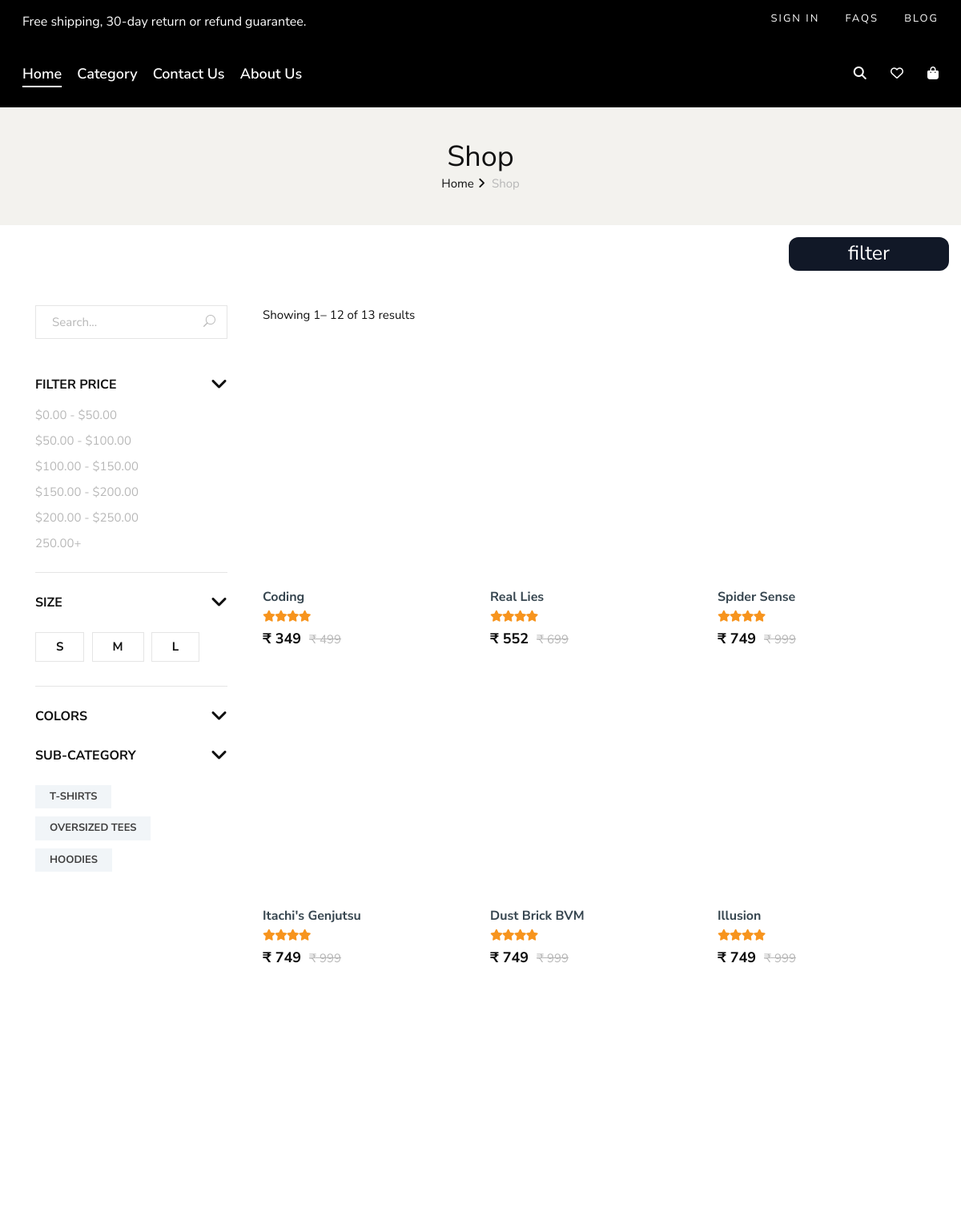
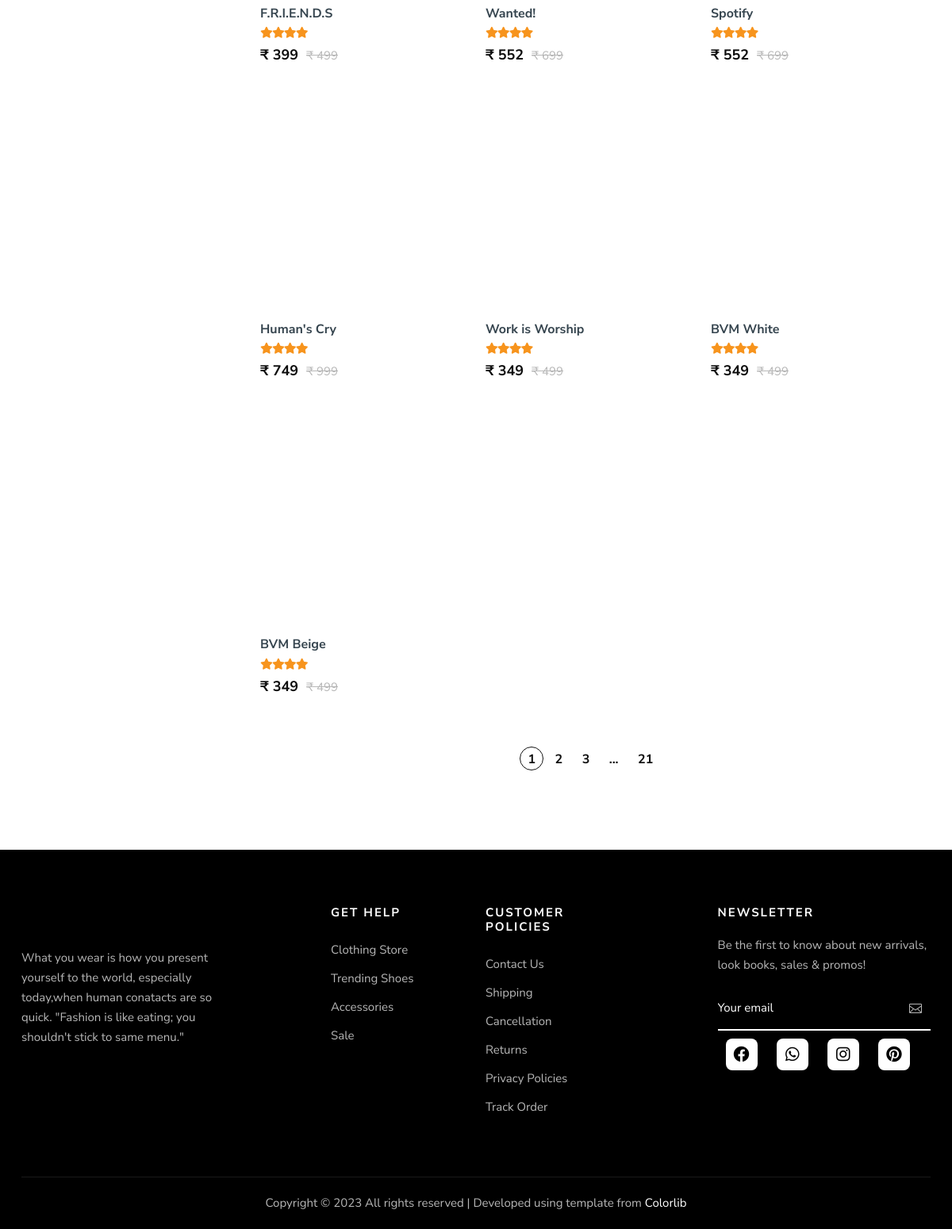
The page /shop.php on the database its author committed (2 pictures, top to bottom).
### tables this page shows
CREATE TABLE IF NOT EXISTS `subcat` (
  `id` int(10) NOT NULL AUTO_INCREMENT,
  `name` varchar(50) NOT NULL,
  `cat_id` int(10) NOT NULL,
  `image` varchar(50) NOT NULL,
  PRIMARY KEY (`id`),
  UNIQUE KEY `id` (`id`),
  KEY `FK_sub_cat` (`cat_id`)
);

CREATE TABLE IF NOT EXISTS `product` (
  `id` int(10) NOT NULL AUTO_INCREMENT,
  `name` varchar(255) NOT NULL,
  `price` int(20) NOT NULL,
  `quantity` int(20) NOT NULL,
  `description` text NOT NULL,
  `discount` int(3) NOT NULL,
  `cat_id` int(10) NOT NULL,
  `subcat_id` int(10) NOT NULL,
  PRIMARY KEY (`id`),
  KEY `FK_product_cat` (`cat_id`),
  KEY `FK_product_sub` (`subcat_id`)
);

### shop.php (the view, shortened to what this page needs)
<?php include("components/header.php"); ?>
<section class="breadcrumb-option text-center">
    <div class="container">
        <div class="row">
            <div class="col-lg-12">
                <div class="breadcrumb__text">
                    <h2>Shop</h2>
                    <div class="breadcrumb__links">
                        <a href="./index">Home</a>
                        <span>Shop</span>
                    </div>
                </div>
            </div>
        </div>
    </div>
</section>
<button class="filter" id="btnfltr" onclick="openFil()"
    style="background-color: #111827; border: 1px solid transparent; border-radius: .75rem; box-sizing: border-box; color: #FFFFFF; font-size: 25px; width: 200px; float: right; margin-top: 15px; margin-right: 15px;">filter</button>
<section class="shop spad">
    <div class="container-fluid">
        <div class="row">
            <div class="col-lg-3">
                <div class="shop__sidebar">
                    <div class="shop__sidebar__search">
                        <form action="" method="POST">
                            <input type="text" placeholder="Search...">
                            <button type="submit"><span class="icon_search"></span></button>
                        </form>
                    </div>
                    <div class="shop__sidebar__accordion">
                        <div class="accordion" id="accordionExample">
                            <div class="card">
                                <div class="card-heading">
                                    <a data-toggle="collapse" data-target="#collapseThree">Filter Price</a>
                                </div>
                                <div id="collapseThree" class="collapse show" data-parent="#accordionExample">
                                    <div class="card-body">
                                        <div class="shop__sidebar__price">
                                            <ul>
                                                <li><a href="#">$0.00 - $50.00</a></li>
                                                <li><a href="#">$50.00 - $100.00</a></li>
                                                <li><a href="#">$100.00 - $150.00</a></li>
                                                <li><a href="#">$150.00 - $200.00</a></li>
                                                <li><a href="#">$200.00 - $250.00</a></li>
                                                <li><a href="#">250.00+</a></li>
                                            </ul>
                                        </div>
                                    </div>
                                </div>
                            </div>
                            <div class="card">
                                <div class="card-heading">
                                    <a data-toggle="collapse" data-target="#collapseFour">Size</a>
                                </div>
                                <div id="collapseFour" class="collapse show" data-parent="#accordionExample">
                                    <div class="card-body">
                                        <div class="shop__sidebar__size">
                                            <label for="sm">s
                                            </label>
                                            <label for="md">m
                                            </label>
                                            <label for="l">l
                                            </label>
                                        </div>
                                    </div>
                                </div>
                            </div>
                            <div class="card">
                                <div class="card-heading">
                                    <a data-toggle="collapse" data-target="#collapseFive">Colors</a>
                                </div>
                            </div>
                            <div class="card">
                                <div class="card-heading">
                                    <a data-toggle="collapse" data-target="#collapseSix">Sub-Category</a>
                                </div>
                                <div id="collapseSix" class="collapse show" data-parent="#accordionExample">
                                    <div class="card-body">
                                        <div class="shop__sidebar__tags">
                                            <?php
                                            if ($catid = isset($_REQUEST['cat_id'])) {
                                                $subquery = 'SELECT * FROM subcat WHERE cat_id=' . $catid . '';
                                                if ($result = mysqli_query($conn, $subquery)) {
                                                    while ($row = mysqli_fetch_assoc($result)) {
                                                        ?>
                                                        <a href="shop?cat_id=<?= $row['cat_id'] ?>&sub_id=<?= $row['id'] ?>"><?php
                                                            echo $row['name'] ?></a>
                                                        <?php
                                                    }
                                                }
                                            } else {
                                                $query = 'SELECT * FROM subcat';
                                                if ($result = mysqli_query($conn, $query)) {
                                                    while ($row = mysqli_fetch_assoc($result)) {
                                                        ?>
                                                        <a href="shop?cat_id=<?= $row['cat_id'] ?>&sub_id=<?= $row['id'] ?>"><?php
                                                            echo $row['name'] ?></a>
                                                        <?php
                                                    }
                                                }
                                            }
                                            ?>
                                        </div>
                                    </div>
                                </div>
                            </div>
                        </div>
                    </div>
                </div>
            </div>
            <div class="col-lg-9">
                <div class="shop__product__option">
                    <div class="row">
                        <div class="col-lg-6 col-md-6 col-sm-6">
                            <div class="shop__product__option__left">
                                <?php
                                if ((isset($_REQUEST['sub_id'])) && ($subcat = $_REQUEST['sub_id'])) {
                                    $titlequery = 'SELECT COUNT(id)as totalproduct FROM product WHERE subcat_id=' . $subcat . '';
                                    if ($result = mysqli_query($conn, $titlequery)) {
                                        $totalproduct = mysqli_fetch_assoc($result);
                                    }
                                } else if ((isset($_REQUEST['cat_id'])) && ($catid = $_REQUEST['cat_id'])) {
                                    $titlequery = 'SELECT COUNT(id)as totalproduct FROM product WHERE cat_id=' . $catid . '';
                                    if ($result = mysqli_query($conn, $titlequery)) {
                                        $totalproduct = mysqli_fetch_assoc($result);
                                    }
                                } else {
                                    $titlequery = 'SELECT COUNT(id)as totalproduct FROM product';
                                    if ($result = mysqli_query($conn, $titlequery)) {
                                        $totalproduct = mysqli_fetch_assoc($result);
                                    }
                                }
                                ?>
                                <p>Showing
                                    <?php if ($totalproduct['totalproduct'] < 1) {
                                        echo "0";
                                    } else {
                                        echo "1";
                                    } ?>–
                                    <?php
                                    if ($totalproduct['totalproduct'] >= 12) {
                                        echo "12";
                                    } else {
                                        echo $totalproduct['totalproduct'];
                                    } ?> of
                                    <?= $totalproduct['totalproduct'] ?> results
                                </p>
                            </div>
                        </div>
                        <div class="col-lg-6 col-md-6 col-sm-6">
                        </div>
                    </div>
                </div>
                <div class="row">
                    <?php
                    if ($totalproduct['totalproduct'] < 1) {
                        ?>
                        <div class="box__description-container" style="padding-left: 250px">
                            <div class="box__description-title">Whoops!</div>
                            <div class="box__description-text">It seems like we don't have the product you were looking for
                            </div>
                        </div>
                        <?php
                    } else {
                        if ((isset($_REQUEST['sub_id'])) && ($subcat = $_REQUEST['sub_id'])) {
                            $pquery = 'SELECT * FROM product WHERE subcat_id=' . $subcat . '';
                            $presult = mysqli_query($conn, $pquery);
                        } else if ((isset($_REQUEST['cat_id'])) && ($catid = $_REQUEST['cat_id'])) {
                            $pquery = 'SELECT * FROM product WHERE cat_id=' . $catid . '';
                            $presult = mysqli_query($conn, $pquery);
                        } else {
                            $pquery = 'SELECT * FROM product';
                            $presult = mysqli_query($conn, $pquery);
                        }
                        while ($prow = mysqli_fetch_assoc($presult)) {
                            ?>
                            <div class="col-lg-4 col-md-6 col-sm-6">
                                <div class="product__item sale">
                                    <a href="shop-details?product_id=<?= $prow['id']; ?>">
                                        <div class="product__item__pic set-bg" data-setbg="global/assets/images/<?php
                                        $sql = 'SELECT image FROM product_images WHERE product_id = "' . $prow['id'] . '" LIMIT 1';
                                        $image = mysqli_fetch_assoc(mysqli_query($conn, $sql));
                                        echo $image['image'];
                                        ?>">
                                        </div>
                                    </a>
                                    <div class="product__item__text">
                                        <h5 style=" color: #36454F;
                                        font-weight:620;
                                        font-size: medium;
                                        margin-bottom:2px">
                                          <?= $prow['name']; ?>
                                        </h5>
                                        <div class="rating">
                                            <i class="fa fa-star"></i>
                                            <i class="fa fa-star"></i>
                                            <i class="fa fa-star"></i>
                                            <i class="fa fa-star"></i>
                                        </div>
                                        <h5>₹
                                            <?php $originalprice = $prow['price'];
                                            $discountrate = $prow['discount'];
                                            $discountprice = $originalprice * ($discountrate / 100);
                                            $price = $originalprice - $discountprice;
                                            echo (int) $price;
                                            ?><span>₹
                                                <?= $prow['price']; ?>
                                            </span>
                                        </h5>
                                    </div>
                                </div>
                            </div>
                            <?php
                        }
                    }
                    ?>
                </div>
                <div class="row">
                    <div class="col-lg-12">
                        <div class="product__pagination">
                            <a class="active" href="#">1</a>
                            <a href="#">2</a>
                            <a href="#">3</a>
                            <span>...</span>
                            <a href="#">21</a>
                        </div>
                    </div>
                </div>
            </div>
        </div>
    </div>
    <div class="toast-container position-fixed bottom-0 end-0 p-3">
    </div>
</section>
<?php include("components/footer.php"); ?>

### rows shown on the page
subcat: name "T-SHIRTS"
subcat: name "OVERSIZED TEES"
subcat: name "HOODIES"
product: name "Coding", price "349", price "499"
product: name "Real Lies", price "552", price "699"
product: name "Spider Sense", price "749", price "999"
product: name "Itachi's Genjutsu", price "749", price "999"
product: name "Dust Brick BVM", price "749", price "999"
product: name "Illusion", price "749", price "999"
product: name "F.R.I.E.N.D.S", price "399", price "499"
product: name "Wanted!", price "552", price "699"
product: name "Spotify", price "552", price "699"
product: name "Human's Cry", price "749", price "999"
product: name "Work is Worship", price "349", price "499"
product: name "BVM White", price "349", price "499"
product: name "BVM Beige", price "349", price "499"

### other values the page prints
$totalproduct['totalproduct'] "13"
